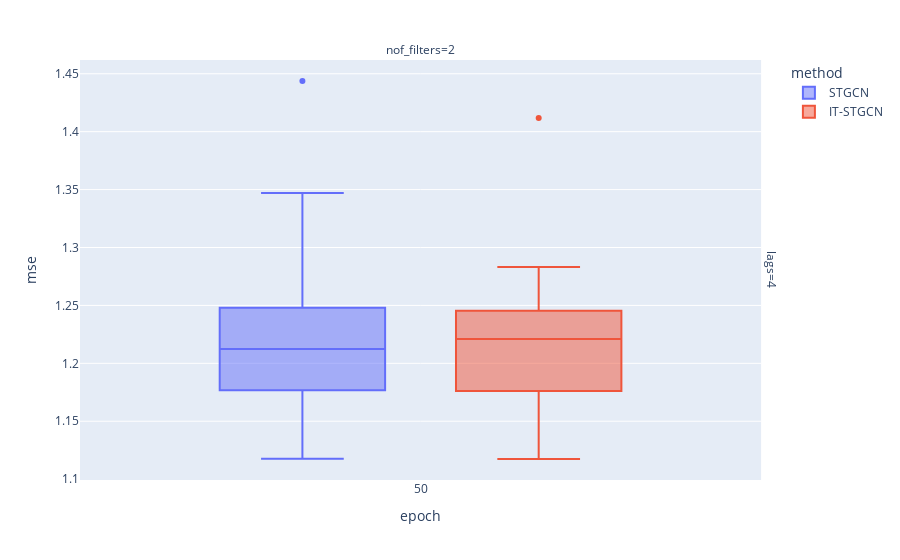

Notebook source saved alongside this figure:
### Markdown cell above
## Baseline

### Code cell
data.query("mrate ==0 and lags!=2").plot.box(backend='plotly',x='epoch',color='method',y='mse',facet_col='nof_filters',facet_row='lags',height=400)

### Figure 1 — Plotly figure (JSON) as saved in the notebook; plotly's stock layout.template omitted (floating-point values rounded to 4 significant figures)
{"data": [{"alignmentgroup": "True", "hovertemplate": "method=STGCN<br>lags=4<br>nof_filters=2<br>epoch=%{x}<br>mse=%{y}<extra></extra>", "legendgroup": "STGCN", "marker": {"color": "#636efa"}, "name": "STGCN", "notched": false, "offsetgroup": "STGCN", "orientation": "v", "showlegend": true, "type": "box", "x": [50, 50, 50, 50, 50, 50, 50, 50, 50, 50, 50, 50, 50, 50, 50, 50, 50, 50, 50, 50, 50, 50, 50, 50, 50, 50, 50, 50, 50, 50, 50, 50, 50, 50, 50, 50, 50, 50, 50, 50, 50, 50, 50, 50, 50, 50, 50, 50, 50, 50, 50, 50, 50, 50, 50, 50, 50, 50, 50, 50], "x0": " ", "xaxis": "x", "y": [1.215, 1.211, 1.224, 1.233, 1.266, 1.251, 1.262, 1.234, 1.203, 1.275, 1.243, 1.158, 1.19, 1.204, 1.132, 1.118, 1.269, 1.14, 1.17, 1.178, 1.131, 1.193, 1.209, 1.168, 1.224, 1.201, 1.218, 1.247, 1.249, 1.16, 1.167, 1.26, 1.173, 1.347, 1.444, 1.327, 1.218, 1.254, 1.126, 1.14, 1.214, 1.294, 1.336, 1.204, 1.182, 1.239, 1.176, 1.179, 1.214, 1.249, 1.256, 1.219, 1.192, 1.189, 1.23, 1.154, 1.242, 1.203, 1.127, 1.183], "y0": " ", "yaxis": "y"}, {"alignmentgroup": "True", "hovertemplate": "method=IT-STGCN<br>lags=4<br>nof_filters=2<br>epoch=%{x}<br>mse=%{y}<extra></extra>", "legendgroup": "IT-STGCN", "marker": {"color": "#EF553B"}, "name": "IT-STGCN", "notched": false, "offsetgroup": "IT-STGCN", "orientation": "v", "showlegend": true, "type": "box", "x": [50, 50, 50, 50, 50, 50, 50, 50, 50, 50, 50, 50, 50, 50, 50, 50, 50, 50, 50, 50, 50, 50, 50, 50, 50, 50, 50, 50, 50, 50, 50, 50, 50, 50, 50, 50, 50, 50, 50, 50, 50, 50, 50, 50, 50, 50, 50, 50, 50, 50, 50, 50, 50, 50, 50, 50, 50, 50, 50, 50], "x0": " ", "xaxis": "x", "y": [1.227, 1.186, 1.232, 1.147, 1.283, 1.189, 1.192, 1.264, 1.227, 1.205, 1.17, 1.198, 1.225, 1.178, 1.191, 1.231, 1.176, 1.144, 1.158, 1.23, 1.212, 1.226, 1.255, 1.143, 1.252, 1.246, 1.234, 1.241, 1.169, 1.241, 1.216, 1.177, 1.249, 1.24, 1.122, 1.265, 1.185, 1.117, 1.256, 1.196, 1.275, 1.248, 1.172, 1.245, 1.212, 1.164, 1.176, 1.236, 1.248, 1.158, 1.203, 1.283, 1.142, 1.229, 1.237, 1.249, 1.412, 1.175, 1.133, 1.282], "y0": " ", "yaxis": "y"}], "layout": {"annotations": [{"font": {}, "showarrow": false, "text": "nof_filters=2", "x": 0.49, "xanchor": "center", "xref": "paper", "y": 1, "yanchor": "bottom", "yref": "paper"}, {"font": {}, "showarrow": false, "text": "lags=4", "textangle": 90, "x": 0.98, "xanchor": "left", "xref": "paper", "y": 0.5, "yanchor": "middle", "yref": "paper"}], "autosize": true, "boxmode": "group", "legend": {"title": {"text": "method"}, "tracegroupgap": 0}, "margin": {"t": 60}, "xaxis": {"anchor": "y", "autorange": true, "domain": [0, 0.98], "range": [49.5, 50.5], "title": {"text": "epoch"}, "type": "linear"}, "yaxis": {"anchor": "x", "autorange": true, "domain": [0, 1], "range": [1.099, 1.462], "title": {"text": "mse"}, "type": "linear"}}}
